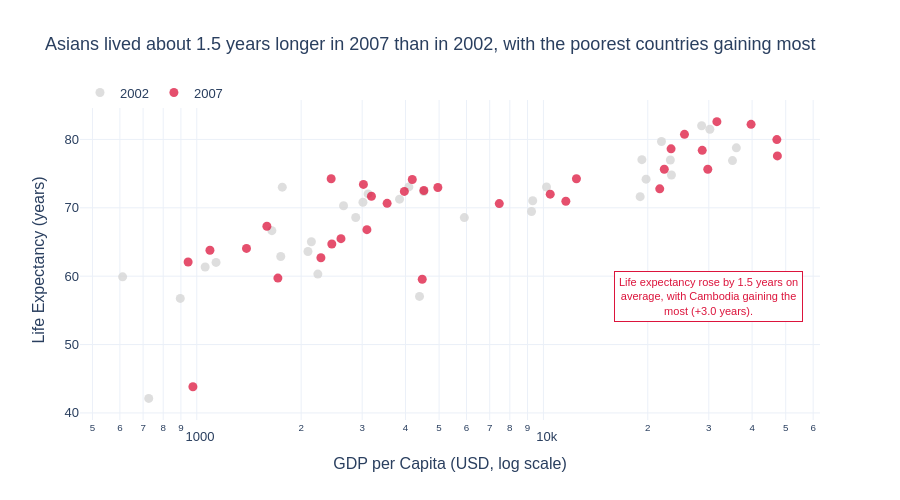

Notebook code cell kept with this figure:
### Markdown cell above
## Task 1 — Scatter: life expectancy change over time

**What to build:** A scatter showing **GDP per capita vs life expectancy** for **two years** (2002 and 2007) to show how both moved — use **colour for year** (just 2 colours), **one continent only**.

Choose any continent except Africa (that was the example). Highlight the change direction.

> 💡 Filter: `df.loc[df['continent'] == 'YOUR_CHOICE']` then filter years

### Code cell
# Task 1
# YOUR CODE HERE
import math

asia = df.loc[(df['continent'] == 'Asia') & (df['year'].isin([2002, 2007]))].copy()
asia['year'] = asia['year'].astype(str)      # categorical -> only 2 colours

colour_map = {'2002': 'lightgrey', '2007': 'crimson'}

fig = px.scatter(
    data_frame=asia, x='gdpPercap', y='lifeExp',
    color='year',
    color_discrete_map=colour_map,
    hover_name='country',
    log_x=True,                              # log scale: wealth is non-linear
    labels={'gdpPercap': 'GDP per Capita (USD, log scale)', 'lifeExp': 'Life Expectancy (years)', 'year': ''},
    template='plotly_white',
    title='Asians lived about 1.5 years longer in 2007 than in 2002, with the poorest countries gaining most'
)

fig.update_traces(
    hovertemplate='<b>%{hovertext}</b><br>'
                  'GDP per capita: $%{x:,.0f}<br>'
                  'Life expectancy: %{y:.1f} yrs<extra></extra>'
)
fig.update_traces(marker=dict(size=9, opacity=0.75))

fig.add_annotation(
    x=math.log10(30000), y=57,
    text='Life expectancy rose by 1.5 years on<br>average, with Cambodia gaining the<br>most (+3.0 years).',
    showarrow=False,
    font=dict(color='crimson', size=11, family='Arial'),
    bgcolor='white', bordercolor='crimson', borderwidth=1, borderpad=4
)

fig.update_layout(
    font=dict(family='Arial', size=13),
    height=500,
    legend=dict(orientation='h', x=0, y=1.07, title='')
)
fig.show()

### Figure 1 — Plotly figure (JSON) as saved in the notebook; plotly's stock layout.template omitted (floating-point values rounded to 4 significant figures)
{"data": [{"hovertemplate": "<b>%{hovertext}</b><br>GDP per capita: $%{x:,.0f}<br>Life expectancy: %{y:.1f} yrs<extra></extra>", "hovertext": ["Afghanistan", "Bahrain", "Bangladesh", "Cambodia", "China", "Hong Kong, China", "India", "Indonesia", "Iran", "Iraq", "Israel", "Japan", "Jordan", "Korea, Dem. Rep.", "Korea, Rep.", "Kuwait", "Lebanon", "Malaysia", "Mongolia", "Myanmar", "Nepal", "Oman", "Pakistan", "Philippines", "Saudi Arabia", "Singapore", "Sri Lanka", "Syria", "Taiwan", "Thailand", "Vietnam", "West Bank and Gaza", "Yemen, Rep."], "legendgroup": "2002", "marker": {"color": "lightgrey", "opacity": 0.75, "size": 9, "symbol": "circle"}, "mode": "markers", "name": "2002", "orientation": "v", "showlegend": true, "type": "scatter", "x": [726.7, 23400.0, 1136.0, 896.2, 3119.0, 30210.0, 1747.0, 2874.0, 9241.0, 4391.0, 21910.0, 28600.0, 3845.0, 1647.0, 19230.0, 35110.0, 9314.0, 10210.0, 2141.0, 611.0, 1057.0, 19770.0, 2093.0, 2651.0, 19010.0, 36020.0, 3015.0, 4091.0, 23240.0, 5913.0, 1764.0, 4515.0, 2235.0], "xaxis": "x", "y": [42.13, 74.8, 62.01, 56.75, 72.03, 81.5, 62.88, 68.59, 69.45, 57.05, 79.7, 82.0, 71.26, 66.66, 77.05, 76.9, 71.03, 73.04, 65.03, 59.91, 61.34, 74.19, 63.61, 70.3, 71.63, 78.77, 70.81, 73.05, 76.99, 68.56, 73.02, 72.37, 60.31], "yaxis": "y"}, {"hovertemplate": "<b>%{hovertext}</b><br>GDP per capita: $%{x:,.0f}<br>Life expectancy: %{y:.1f} yrs<extra></extra>", "hovertext": ["Afghanistan", "Bahrain", "Bangladesh", "Cambodia", "China", "Hong Kong, China", "India", "Indonesia", "Iran", "Iraq", "Israel", "Japan", "Jordan", "Korea, Dem. Rep.", "Korea, Rep.", "Kuwait", "Lebanon", "Malaysia", "Mongolia", "Myanmar", "Nepal", "Oman", "Pakistan", "Philippines", "Saudi Arabia", "Singapore", "Sri Lanka", "Syria", "Taiwan", "Thailand", "Vietnam", "West Bank and Gaza", "Yemen, Rep."], "legendgroup": "2007", "marker": {"color": "crimson", "opacity": 0.75, "size": 9, "symbol": "circle"}, "mode": "markers", "name": "2007", "orientation": "v", "showlegend": true, "type": "scatter", "x": [974.6, 29800.0, 1391.0, 1714.0, 4959.0, 39720.0, 2452.0, 3541.0, 11610.0, 4471.0, 25520.0, 31660.0, 4519.0, 1593.0, 23350.0, 47310.0, 10460.0, 12450.0, 3096.0, 944.0, 1091.0, 22320.0, 2606.0, 3190.0, 21650.0, 47140.0, 3970.0, 4185.0, 28720.0, 7458.0, 2442.0, 3025.0, 2281.0], "xaxis": "x", "y": [43.83, 75.64, 64.06, 59.72, 72.96, 82.21, 64.7, 70.65, 70.96, 59.55, 80.75, 82.6, 72.53, 67.3, 78.62, 77.59, 71.99, 74.24, 66.8, 62.07, 63.78, 75.64, 65.48, 71.69, 72.78, 79.97, 72.4, 74.14, 78.4, 70.62, 74.25, 73.42, 62.7], "yaxis": "y"}], "layout": {"annotations": [{"bgcolor": "white", "bordercolor": "crimson", "borderpad": 4, "borderwidth": 1, "font": {"color": "crimson", "family": "Arial", "size": 11}, "showarrow": false, "text": "Life expectancy rose by 1.5 years on<br>average, with Cambodia gaining the<br>most (+3.0 years).", "x": 4.477, "y": 57}], "font": {"family": "Arial", "size": 13}, "height": 500, "legend": {"orientation": "h", "title": {"text": ""}, "tracegroupgap": 0, "x": 0, "y": 1.07}, "title": {"text": "Asians lived about 1.5 years longer in 2007 than in 2002, with the poorest countries gaining most"}, "xaxis": {"anchor": "y", "domain": [0, 1], "title": {"text": "GDP per Capita (USD, log scale)"}, "type": "log"}, "yaxis": {"anchor": "x", "domain": [0, 1], "title": {"text": "Life Expectancy (years)"}}}}
